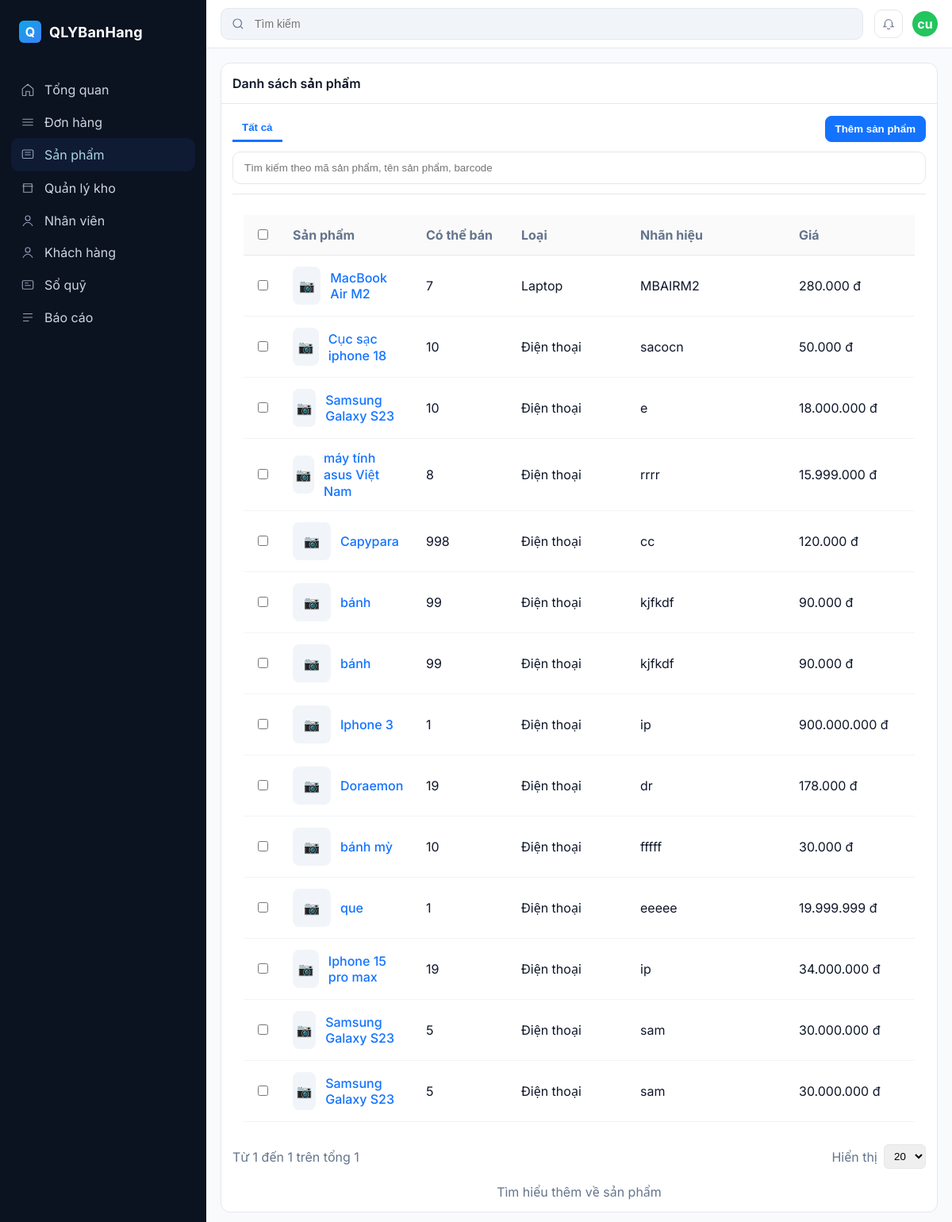
The page /Back-end/FE/FE/products.php on the database its author committed.
### tables this page shows
CREATE TABLE `sanpham` (
  `MaSP` int(11) NOT NULL,
  `TenSP` varchar(150) NOT NULL,
  `img` varchar(255) DEFAULT NULL,
  `GiaBan` decimal(15,2) NOT NULL,
  `SoLuongTon` int(11) DEFAULT 0,
  `MaDM` int(11) DEFAULT NULL,
  `MaSKU` varchar(50) DEFAULT NULL,
  `MoTa` text DEFAULT NULL,
  `GiaVon` decimal(15,2) DEFAULT NULL,
  `MaND` int(11) DEFAULT NULL
);

CREATE TABLE `danhmuc` (
  `MaDM` int(11) NOT NULL,
  `TenDM` varchar(100) NOT NULL,
  `MoTa` text DEFAULT NULL,
  `MaND` int(11) DEFAULT NULL
);

### Back-end/FE/FE/products.php (the view, shortened to what this page needs)
<?php
include 'connect.php';
$sql = "SELECT sp.MaSP, sp.TenSP, sp.SoLuongTon, sp.GiaBan, sp.MaSKU, sp.MoTa, sp.GiaVon, dm.TenDM
        FROM SanPham sp
        LEFT JOIN DanhMuc dm ON sp.MaDM = dm.MaDM";
$result = $conn->query($sql);
?>
<!doctype html>
<html lang="vi">
<head>
</head>
<body>
  <div class="app">
    <aside class="sidebar">
      <div class="brand">
        <div class="brand-logo">Q</div>
        <h1>QLYBanHang</h1>
      </div>
      <nav class="nav">
        <div class="nav-section">
          <a class="nav-item" href="manuadmin.php">
            <svg viewBox="0 0 24 24" fill="none" stroke="currentColor"><path d="M3 10.5 12 3l9 7.5V21a1 1 0 0 1-1 1h-5v-7H9v7H4a1 1 0 0 1-1-1v-10.5z" stroke-width="1.5"/></svg>
            Tổng quan
          </a>
          <a class="nav-item" href="orders.php"><svg viewBox="0 0 24 24" fill="none" stroke="currentColor"><path d="M3 7h18M3 12h18M3 17h18" stroke-width="1.5"/></svg> Đơn hàng</a>
          <a class="nav-item active" href="products.php" style="color: lightblue;"><svg viewBox="0 0 24 24" fill="none" stroke="currentColor"><rect x="3" y="4" width="18" height="14" rx="2" stroke-width="1.5"/><path d="M7 8h10M7 12h10" stroke-width="1.5"/></svg> Sản phẩm</a>
          <a class="nav-item" href="inventories.php"><svg viewBox="0 0 24 24" fill="none" stroke="currentColor"><path d="M3 9h18M5 9V5h14v4M5 9v10h14V9" stroke-width="1.5"/></svg> Quản lý kho</a>
          <a class="nav-item" href="employee.php"><svg viewBox="0 0 24 24" fill="none" stroke="currentColor"><circle cx="12" cy="8" r="4" stroke-width="1.5"/><path d="M4 21c1.5-4 6-6 8-6s6.5 2 8 6" stroke-width="1.5"/></svg> Nhân viên</a>
          <a class="nav-item" href="customers.php" ><svg viewBox="0 0 24 24" fill="none" stroke="currentColor"><circle cx="12" cy="8" r="4" stroke-width="1.5"/><path d="M4 21c1.5-4 6-6 8-6s6.5 2 8 6" stroke-width="1.5"/></svg> Khách hàng</a>
          <a class="nav-item" href="#"><svg viewBox="0 0 24 24" fill="none" stroke="currentColor"><rect x="3" y="5" width="18" height="14" rx="2" stroke-width="1.5"/><path d="M7 9h6M7 13h10" stroke-width="1.5"/></svg> Sổ quỹ</a>
          <a class="nav-item" href="#"><svg viewBox="0 0 24 24" fill="none" stroke="currentColor"><path d="M4 6h16M4 12h16M4 18h10" stroke-width="1.5"/></svg> Báo cáo</a>
        </div>
      </nav>
    </aside>
    <section class="content">
      <div class="topbar">
        <div class="search">
          <svg width="18" height="18" viewBox="0 0 24 24" fill="none" stroke="#64748b"><circle cx="11" cy="11" r="7" stroke-width="1.6"/><path d="M20 20l-3.5-3.5" stroke-width="1.6"/></svg>
          <input placeholder="Tìm kiếm" />
        </div>
        <div class="topbar-actions">
          <button class="icon-btn" title="Thông báo"><svg width="18" height="18" viewBox="0 0 24 24" fill="none" stroke="#64748b"><path d="M15 17h5l-1.4-1.4A2 2 0 0 1 18 14.2V11a6 6 0 1 0-12 0v3.2c0 .5-.2 1-.6 1.4L4 17h5" stroke-width="1.5"/><path d="M10 19a2 2 0 0 0 4 0" stroke-width="1.5"/></svg></button>
          <div class="avatar">cu</div>
        </div>
      </div>
    <div class="main">
        <div class="left">
            <div class="left">
                <div class="card">
                <div class="card-hd">Danh sách sản phẩm</div>
                <div class="card-bd">
                    <div style="border-bottom:1px solid var(--border); padding-bottom:12px; margin-bottom:12px;">
                    <nav style="display:flex; align-items:center; justify-content:space-between; gap:12px;">
                        <div style="display:flex; align-items:center; gap:12px;">
                        <button style="background:transparent; border:none; color:var(--primary); font-weight:700; padding:8px 12px; border-bottom:3px solid var(--primary);">Tất cả</button>
                        </div>
                        <div style="display:flex; gap:8px; align-items:center;">
                        <a href="#"><button class="btn primary">Thêm sản phẩm</button></a>
                        </div>
                    </nav>
                    <div style="margin-top:12px; display:flex; gap:12px; align-items:center;">
                        <input placeholder="Tìm kiếm theo mã sản phẩm, tên sản phẩm, barcode" style="flex:1; padding:12px 14px; border:1px solid var(--border); border-radius:10px; background:#fff;" />
                    </div>
                    </div>
                    <div class="card-bd">
              <div style="overflow:auto;">
              <table style="width:100%; border-collapse:collapse; background:#fff;">
                <thead>
                  <tr style="background:#fafafa; color:var(--muted); text-align:left;">
                    <th style="width:48px; padding:14px; border-bottom:1px solid var(--border);"><input type="checkbox" /></th>
                    <th style="padding:14px; border-bottom:1px solid var(--border);">Sản phẩm</th>
                    <th style="padding:14px; border-bottom:1px solid var(--border); width:120px;">Có thể bán</th>
                    <th style="padding:14px; border-bottom:1px solid var(--border); width:150px;">Loại</th>
                    <th style="padding:14px; border-bottom:1px solid var(--border); width:200px;">Nhãn hiệu</th>
                    <th style="padding:14px; border-bottom:1px solid var(--border); width:160px;">Giá</th>
                  </tr>
                </thead>
                <tbody>
                  <?php if ($result->num_rows > 0): ?>
                      <?php while($row = $result->fetch_assoc()): ?>
                        <tr>
                          <td style="padding:14px; border-bottom:1px solid #f1f5f9;">
                            <input type="checkbox" />
                          </td>
                          <td style="padding:14px; border-bottom:1px solid #f1f5f9;">
                            <div style="display:flex; align-items:center; gap:12px;">
                              <div style="width:48px; height:48px; border-radius:8px; background:#f1f5f9; display:grid; place-items:center; color:var(--muted);">📷</div>
                              <a href="#" style="color:var(--primary); font-weight:500;">
                                <?= htmlspecialchars($row['TenSP']) ?>
                              </a>
                            </div>
                          </td>
                          <td style="padding:14px; border-bottom:1px solid #f1f5f9;"><?= $row['SoLuongTon'] ?></td>
                          <td style="padding:14px; border-bottom:1px solid #f1f5f9;"><?= htmlspecialchars($row['TenDM'] ?? '') ?></td>
                          <td style="padding:14px; border-bottom:1px solid #f1f5f9;"><?= htmlspecialchars($row['MaSKU'] ?? '-') ?></td>
                          <td style="padding:14px; border-bottom:1px solid #f1f5f9;"><?= number_format($row['GiaBan'],0,',','.') ?> đ</td>
                        </tr>
                      <?php endwhile; ?>
                  <?php else: ?>
                        <tr>
                          <td colspan="6" style="text-align:center; padding:14px;">Chưa có sản phẩm nào</td>
                        </tr>
                  <?php endif; ?>
                </tbody>
              </table>
              </div>
            </div>
                    <div style="display:flex; justify-content:space-between; align-items:center; margin-top:14px;">
                    <div style="color:var(--muted);">Từ 1 đến 1 trên tổng 1</div>
                    <div style="display:flex; align-items:center; gap:8px;">
                        <div style="color:var(--muted);">Hiển thị</div>
                        <select style="padding:6px 8px; border:1px solid var(--border); border-radius:6px;"><option>20</option></select>
                    </div>
                    </div>
                    <div style="text-align:center; margin-top:18px; color:var(--muted);">
                    Tìm hiểu thêm về <a href="#">sản phẩm</a>
                    </div>
                </div>
                </div>
            </div>
        </div>
    </div>
    </section>
  </div>
</body>
</html>

### Back-end/FE/FE/products.php (style rules this page uses)
:root { --bg: #0b1220; --bg-2: #0e172a; --primary: #1373ff; --text: #0f172a; --muted: #64748b; --border: #e5e7eb; --surface: #ffffff; --surface-2: #f8fafc; --chip: #eef2ff; }
* { box-sizing: border-box; }
html, body { height: 100%; }
body { margin: 0; font-family: Inter, system-ui, -apple-system, Segoe UI, Roboto, "Helvetica Neue", Arial, "Noto Sans", "Apple Color Emoji", "Segoe UI Emoji"; color: var(--text); background: var(--surface-2); }
a { color: inherit; text-decoration: none; }
.app { display: grid; grid-template-columns: 260px 1fr; min-height: 100vh; }
.sidebar { background: var(--bg); color: #cbd5e1; padding: 18px 14px; display: flex; flex-direction: column; }
.brand { display:flex; align-items:center; gap:10px; padding: 8px 10px; margin-bottom: 8px; }
.brand-logo { width:28px; height:28px; border-radius:6px; background: linear-gradient(135deg,#0ea5e9,#3b82f6); display:grid; place-items:center; color:#fff; font-weight:700; }
.brand h1 { font-size: 18px; color:#fff; margin:0; font-weight:700; letter-spacing:.2px; }
.nav { margin-top: 8px; }
.nav-section { margin-top: 14px; }
.nav-item { display:flex; align-items:center; gap:12px; padding: 10px 12px; border-radius:10px; color:#cbd5e1; }
.nav-item.active { background: #0f1a33; color:#fff; }
.nav-item svg { width:18px; height:18px; color:#94a3b8; }
.content { display:flex; flex-direction:column; }
.topbar { background:#fff; border-bottom:1px solid var(--border); padding: 10px 18px; display:flex; align-items:center; gap:14px; }
.search { flex:1; display:flex; align-items:center; gap:10px; background:#f1f5f9; border:1px solid #e2e8f0; padding:10px 12px; border-radius:10px; }
.search input { flex:1; border:none; outline:none; background:transparent; font-size:14px; }
.topbar-actions { display:flex; align-items:center; gap:12px; }
.icon-btn { width:36px; height:36px; display:grid; place-items:center; border:1px solid var(--border); background:#fff; border-radius:10px; cursor:pointer; }
.avatar { width:32px; height:32px; border-radius:50%; background:#22c55e; display:grid; place-items:center; color:#fff; font-weight:700; }
.main { display:grid; gap: 18px; padding: 18px; }
.btn { display:inline-flex; align-items:center; gap:8px; padding:8px 12px; border-radius:8px; border:1px solid var(--border); background:#fff; cursor:pointer; font-weight:600; }
.btn.primary { background: var(--primary); color:#fff; border-color: var(--primary); }
.card { background:#fff; border:1px solid var(--border); border-radius:12px; }
.card .card-hd { padding:14px; border-bottom:1px solid var(--border); font-weight:600; }
.card .card-bd { padding: 14px; }

### rows shown on the page
sanpham: TenSP "MacBook Air M2", SoLuongTon "7", MaDM.TenDM "Laptop", MaSKU "MBAIRM2", GiaBan "280.000"
sanpham: TenSP "Cục sạc iphone 18", SoLuongTon "10", MaDM.TenDM "Điện thoại", MaSKU "sacocn", GiaBan "50.000"
sanpham: TenSP "Samsung Galaxy S23", SoLuongTon "10", MaDM.TenDM "Điện thoại", MaSKU "e", GiaBan "18.000.000"
sanpham: TenSP "máy tính asus Việt Nam", SoLuongTon "8", MaDM.TenDM "Điện thoại", MaSKU "rrrr", GiaBan "15.999.000"
sanpham: TenSP "Capypara", SoLuongTon "998", MaDM.TenDM "Điện thoại", MaSKU "cc", GiaBan "120.000"
sanpham: TenSP "bánh", SoLuongTon "99", MaDM.TenDM "Điện thoại", MaSKU "kjfkdf", GiaBan "90.000"
sanpham: TenSP "bánh", SoLuongTon "99", MaDM.TenDM "Điện thoại", MaSKU "kjfkdf", GiaBan "90.000"
sanpham: TenSP "Iphone 3", SoLuongTon "1", MaDM.TenDM "Điện thoại", MaSKU "ip", GiaBan "900.000.000"
sanpham: TenSP "Doraemon", SoLuongTon "19", MaDM.TenDM "Điện thoại", MaSKU "dr", GiaBan "178.000"
sanpham: TenSP "bánh mỳ", SoLuongTon "10", MaDM.TenDM "Điện thoại", MaSKU "fffff", GiaBan "30.000"
sanpham: TenSP "que", SoLuongTon "1", MaDM.TenDM "Điện thoại", MaSKU "eeeee", GiaBan "19.999.999"
sanpham: TenSP "Iphone 15 pro max", SoLuongTon "19", MaDM.TenDM "Điện thoại", MaSKU "ip", GiaBan "34.000.000"
sanpham: TenSP "Samsung Galaxy S23", SoLuongTon "5", MaDM.TenDM "Điện thoại", MaSKU "sam", GiaBan "30.000.000"
sanpham: TenSP "Samsung Galaxy S23", SoLuongTon "5", MaDM.TenDM "Điện thoại", MaSKU "sam", GiaBan "30.000.000"
